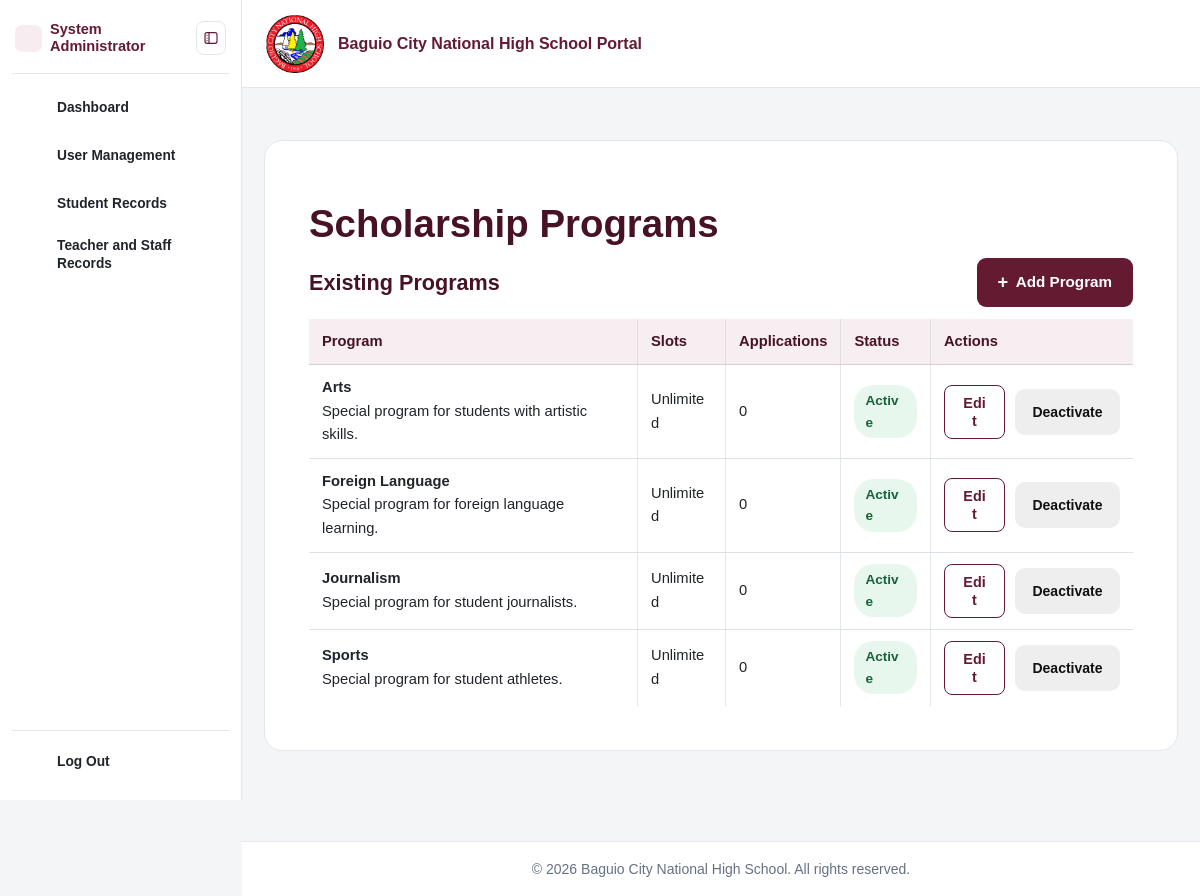
Before: /scholarship_coordinator/scholarship_programs.php (signed in) with the older database file.
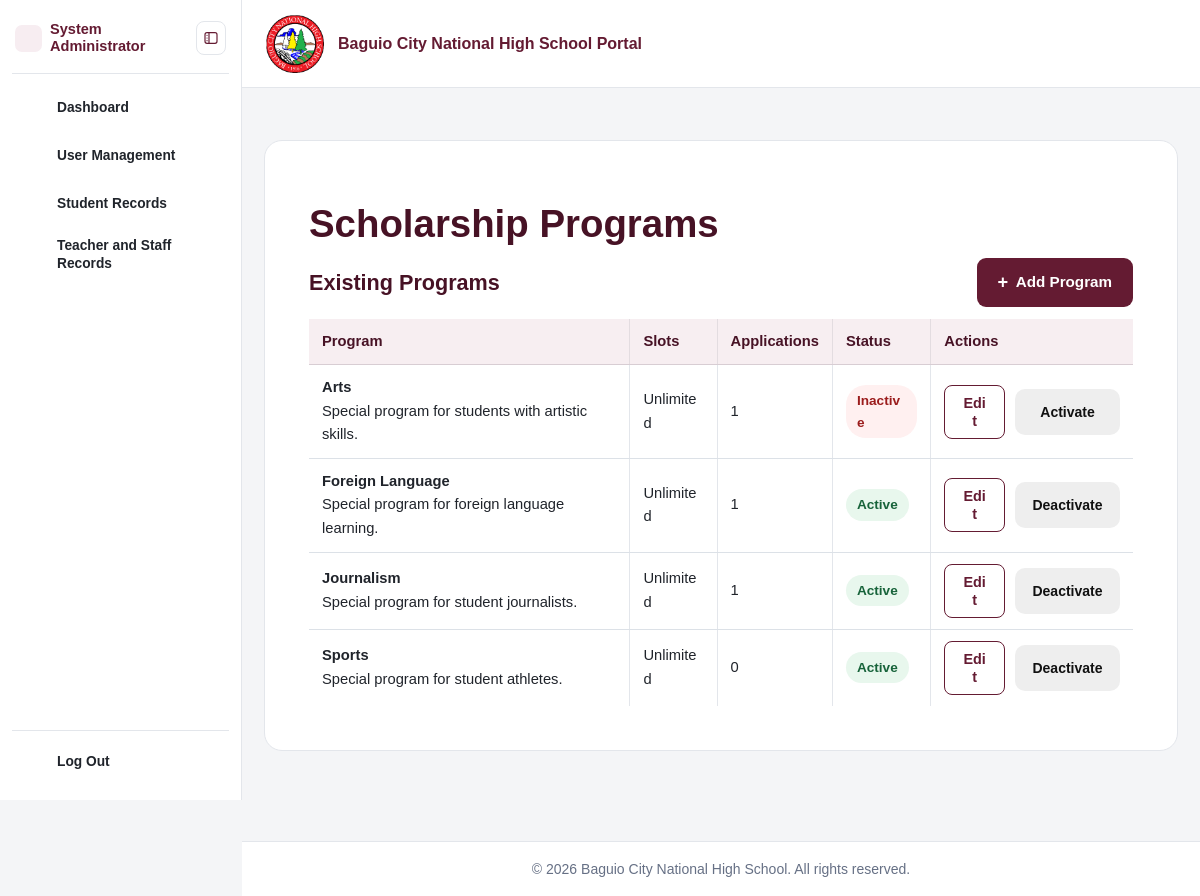
After: the same page with the newer database file.
### tables this page shows
CREATE TABLE `special_programs` (
  `program_id` int(10) UNSIGNED NOT NULL,
  `program_name` varchar(100) NOT NULL,
  `description` text DEFAULT NULL,
  `available_slots` int(10) UNSIGNED DEFAULT NULL,
  `status` enum('Active','Inactive') NOT NULL DEFAULT 'Active'
);

### includes/functions.php (called while the page is built, shortened)
<?php
function e(?string $value): string
{
    return htmlspecialchars($value ?? '', ENT_QUOTES, 'UTF-8');
}

### scholarship_coordinator/scholarship_programs.php (the view, shortened to what this page needs)
<?php
require_once __DIR__ . '/../includes/bootstrap.php';
$sql = 'SELECT sp.*,
        (SELECT COUNT(*)
         FROM scholarship_applications sa
         WHERE sa.program_id = sp.program_id) AS application_count
        FROM special_programs sp
        ORDER BY sp.program_name';
$programs = $pdo->query($sql)->fetchAll();
require_once __DIR__ . '/../includes/header.php';
?>
<section class="form-card form-card-wide scholarship-program-card">
    <h1>Scholarship Programs</h1>
    <div class="portal-list-toolbar">
        <h2>Existing Programs</h2>
        <a
            href="<?= BASE_URL ?>/scholarship_coordinator/add_scholarship_program.php"
            class="button button-primary portal-add-action"
        >
            <span class="portal-add-icon" aria-hidden="true">+</span> Add Program
        </a>
    </div>
    <div class="table-responsive scholarship-program-table-wrap">
        <table class="scholarship-program-table">
            <thead>
                <tr>
                    <th>Program</th>
                    <th>Slots</th>
                    <th>Applications</th>
                    <th>Status</th>
                    <th>Actions</th>
                </tr>
            </thead>
            <tbody>
                <?php if ($programs): ?>
                    <?php foreach ($programs as $program): ?>
                        <tr>
                            <td>
                                <strong><?= e($program['program_name']) ?></strong>
                                <br>
                                <?= e($program['description'] ?? '') ?>
                            </td>
                            <td>
                                <?= $program['available_slots'] === null
                                    ? 'Unlimited'
                                    : (int) $program['available_slots'] ?>
                            </td>
                            <td><?= (int) $program['application_count'] ?></td>
                            <td>
                                <span class="program-status <?= $program['status'] === 'Active'
                                    ? 'program-status-active'
                                    : 'program-status-inactive' ?>">
                                    <?= e($program['status']) ?>
                                </span>
                            </td>
                            <td>
                                <div class="scholarship-program-actions">
                                    <a
                                        class="button button-outline portal-record-action"
                                        href="<?= BASE_URL ?>/scholarship_coordinator/edit_scholarship_program.php?id=<?= (int) $program['program_id'] ?>"
                                    >
                                        Edit
                                    </a>
                                    <form method="post" class="scholarship-toggle-form">
                                        <button
                                            type="submit"
                                            class="button button-secondary scholarship-toggle-button"
                                        >
                                            <?= $program['status'] === 'Active'
                                                ? 'Deactivate'
                                                : 'Activate' ?>
                                        </button>
                                    </form>
                                </div>
                            </td>
                        </tr>
                    <?php endforeach; ?>
                <?php else: ?>
                    <tr>
                        <td colspan="5">No scholarship programs found.</td>
                    </tr>
                <?php endif; ?>
            </tbody>
        </table>
    </div>
</section>
<?php require_once __DIR__ . '/../includes/footer.php'; ?>

Changed rows visible on the page:
changed special_programs "Arts": application_count "0" → "1"; status "Active" → "Inactive"; status "Deactivate" → "Activate"
computed for special_programs "Foreign Language": application_count "0" → "1"
computed for special_programs "Journalism": application_count "0" → "1"
